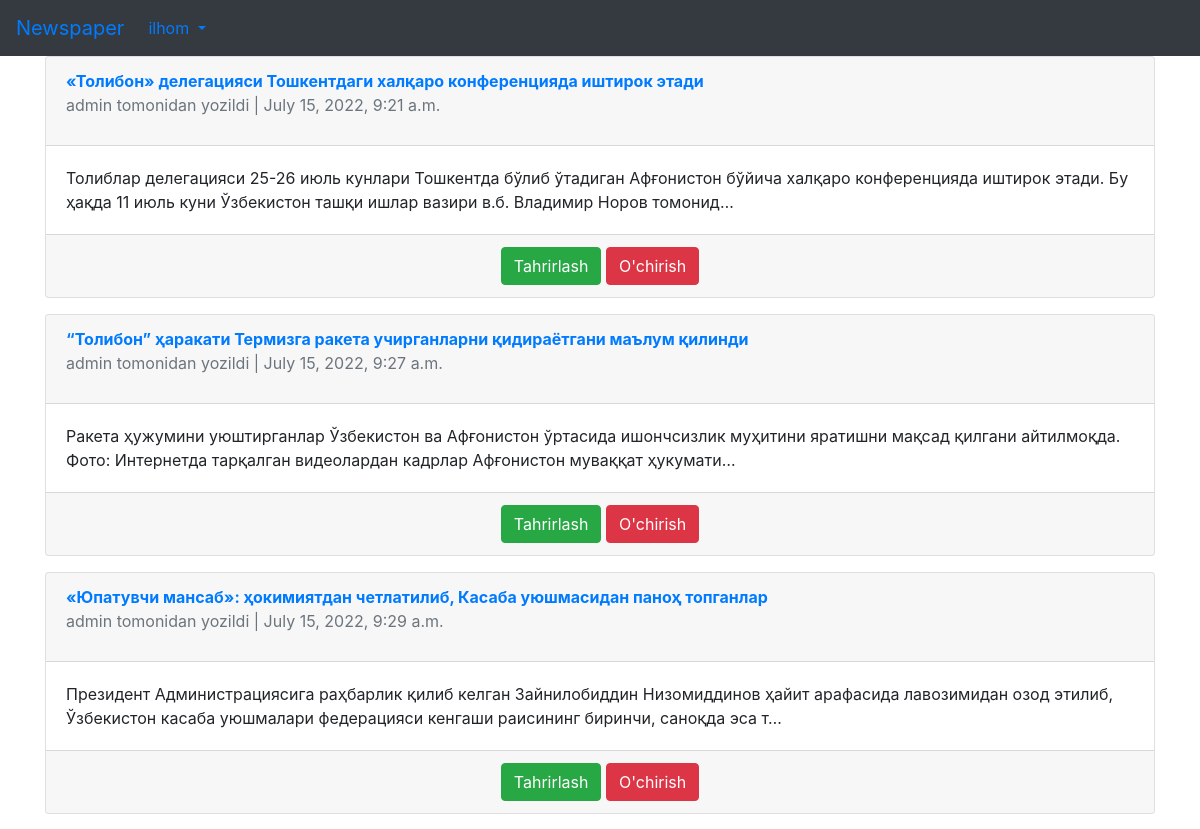
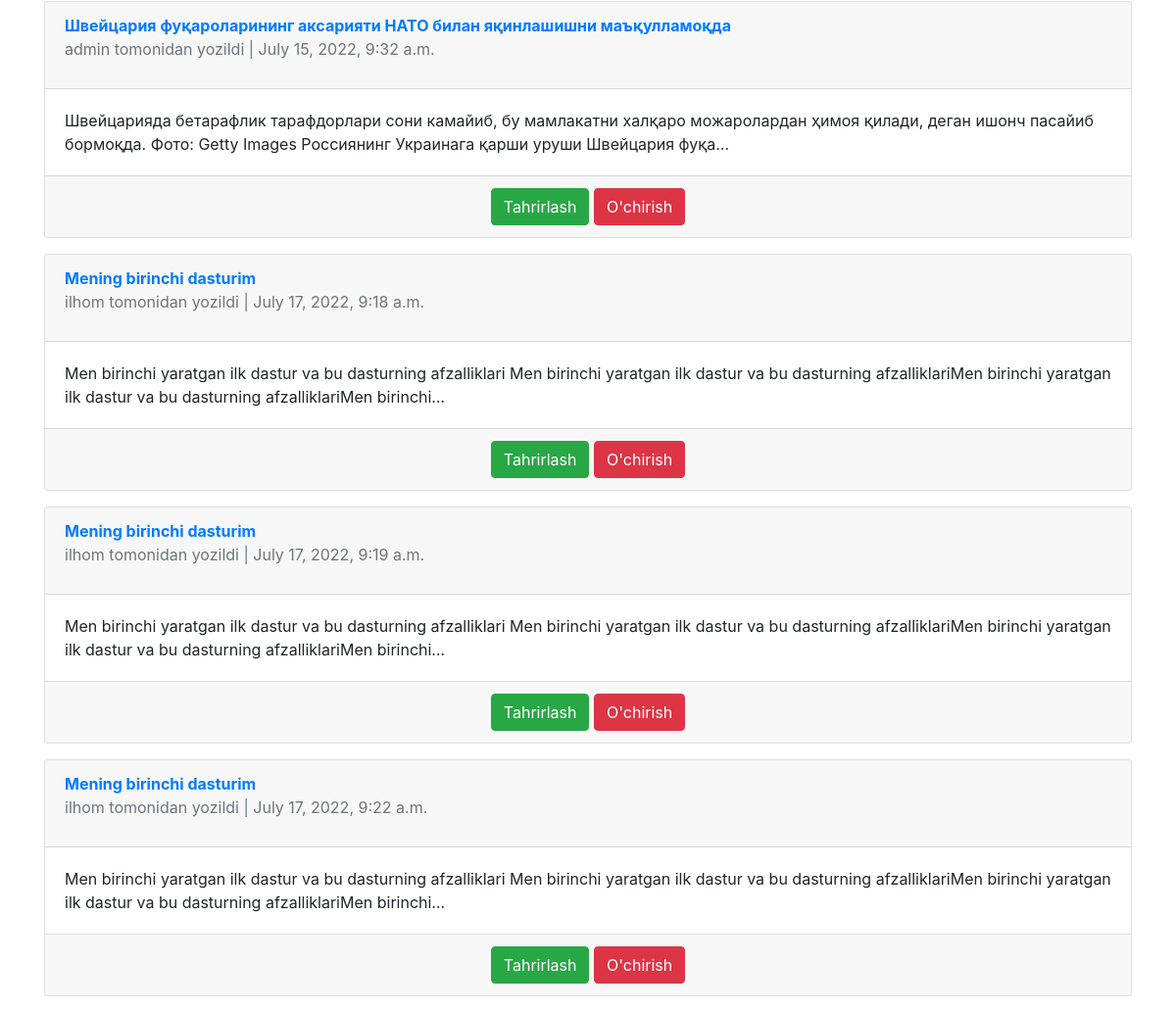
The page /articles/ (signed in) on the database its author committed (2 pictures, top to bottom).
### users/models.py (models this page shows)
class CustomUser(AbstractUser):#customuser degan user shabloni yaratebmiz
    age=models.PositiveIntegerField(null=True, blank=True)
    address=models.CharField(max_length=200)
    job=models.CharField(max_length=50)

### articles/models.py (models this page shows, shortened)
class Article(models.Model):
    title=models.CharField(max_length=255)
    body=models.TextField()
    image=models.ImageField(upload_to='images/', blank=True)
    date=models.DateTimeField(auto_now_add=True)
    author=models.ForeignKey(
        get_user_model(),
        on_delete=models.CASCADE
    )

### articles/views.py (the view)
# urls.py: path('', ArticleListView.as_view(), name='article_list'),
class ArticleListView(ListView):
    model=Article
    template_name='article_list.html'

### templates/article_list.html
{% extends 'base.html' %}
{% block content %}
{% for article in object_list %}
<div class="card mb-3">
    <div class="card-header">
        <span class="font-weight-bold"><a href="{% url 'article_detail' article.pk %}">{{article.title}}</a></span>
        <p class="text-muted">{{article.author}} tomonidan yozildi | {{article.date}}</p>
    </div>
    <div class="card-body">
        {{article.body |truncatechars:'200'}}
    </div>
    {% if user.is_authenticated %}
    <div class="card-footer text-center text-muted">
        <a href="{% url 'article_edit' article.pk %}" class="btn btn-success">Tahrirlash</a>
        <a href="{% url 'article_delete' article.pk %}" class="btn btn-danger">O'chirish</a>
    </div>
    {% endif %}
</div>
{% endfor %}
{% endblock %}

### templates/base.html (shortened to what this page needs)
<!DOCTYPE html>
<html lang="en">
<head>
    <link rel="stylesheet" href="https://cdn.jsdelivr.net/npm/bootstrap@4.0.0/dist/css/bootstrap.min.css"
>
</head>
<body>
    <nav class="navbar navbar-expand-lg navbar-white bg-dark">
        <a class="navbar-brand" href="{% url 'home' %}">Newspaper</a>
        <div class="collapse navbar-collapse" id="navbar-collapse">
            {% if user.is_authenticated %}
            <ul class="navbar-nav mr-auto">
                <li class="nav-item dropdown">
                    <a class="nav-link dropdown-toggle" href="#" id="userMenu" role="button" data-toggle="dropdown"
                        aria-haspopup="true" aria-expanded="false">
                        {{user.username}}
                    </a>
                </li>
            </ul>
            {% else %}
            <form class="form-inline ml-auto">
                <a href="{% url 'login' %}" class="btn btn-outline-secondary">Log In</a>
                <a href="{% url 'signup' %}" class="btn btn-primary ml-2">Ro'yxatdan o'tkazish</a>
            </form>
            {% endif %}
        </div>
    </nav>
    <div class="container">
        {% block content %}
        {% endblock %}
    </div>
</body>
</html>

### rows shown on the page
CustomUser: username "ilhom"
Article: title "«Толибон» делегацияси Тошкентдаги халқаро конференцияда иштирок этади", author "admin", date "July 15, 2022, 9:21 a.m.", body "Толиблар делегацияси 25-26 июль кунлари Тошкентда бўлиб ўтадиган Афғонистон бўйича халқаро конференцияда иштирок этади. Бу ҳақда 11 июль куни Ўзбекистон ташқи ишлар вазири в.б. Владимир Норов томонид…"
Article: title "“Толибон” ҳаракати Термизга ракета учирганларни қидираётгани маълум қилинди", author "admin", date "July 15, 2022, 9:27 a.m.", body "Ракета ҳужумини уюштирганлар Ўзбекистон ва Афғонистон ўртасида ишончсизлик муҳитини яратишни мақсад қилгани айтилмоқда. Фото: Интернетда тарқалган видеолардан кадрлар Афғонистон муваққат ҳукумати…"
Article: title "«Юпатувчи мансаб»: ҳокимиятдан четлатилиб, Касаба уюшмасидан паноҳ топганлар", author "admin", date "July 15, 2022, 9:29 a.m.", body "Президент Администрациясига раҳбарлик қилиб келган Зайнилобиддин Низомиддинов ҳайит арафасида лавозимидан озод этилиб, Ўзбекистон касаба уюшмалари федерацияси кенгаши раисининг биринчи, саноқда эса т…"
Article: title "Швейцария фуқароларининг аксарияти НАТО билан яқинлашишни маъқулламоқда", author "admin", date "July 15, 2022, 9:32 a.m.", body "Швейцарияда бетарафлик тарафдорлари сони камайиб, бу мамлакатни халқаро можаролардан ҳимоя қилади, деган ишонч пасайиб бормоқда. Фото: Getty Images Россиянинг Украинага қарши уруши Швейцария фуқа…"
Article: title "Mening birinchi dasturim", author "ilhom", date "July 17, 2022, 9:18 a.m.", body "Men birinchi yaratgan ilk dastur va bu dasturning afzalliklari Men birinchi yaratgan ilk dastur va bu dasturning afzalliklariMen birinchi yaratgan ilk dastur va bu dasturning afzalliklariMen birinchi…"
Article: title "Mening birinchi dasturim", author "ilhom", date "July 17, 2022, 9:19 a.m.", body "Men birinchi yaratgan ilk dastur va bu dasturning afzalliklari Men birinchi yaratgan ilk dastur va bu dasturning afzalliklariMen birinchi yaratgan ilk dastur va bu dasturning afzalliklariMen birinchi…"
Article: title "Mening birinchi dasturim", author "ilhom", date "July 17, 2022, 9:22 a.m.", body "Men birinchi yaratgan ilk dastur va bu dasturning afzalliklari Men birinchi yaratgan ilk dastur va bu dasturning afzalliklariMen birinchi yaratgan ilk dastur va bu dasturning afzalliklariMen birinchi…"
